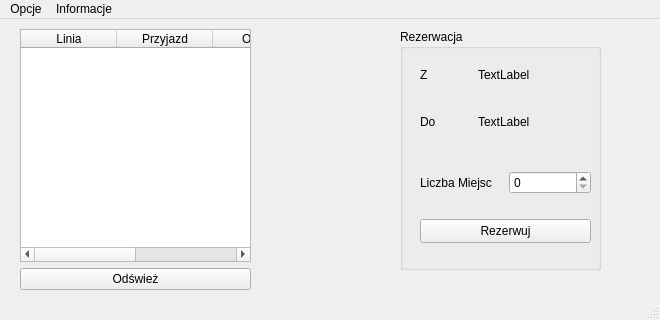
<?xml version="1.0" encoding="UTF-8"?>
<ui version="4.0">
 <class>MainWindow</class>
 <widget class="QMainWindow" name="MainWindow">
  <property name="geometry">
   <rect>
    <x>0</x>
    <y>0</y>
    <width>660</width>
    <height>320</height>
   </rect>
  </property>
  <property name="windowTitle">
   <string>MainWindow</string>
  </property>
  <widget class="QWidget" name="centralwidget">
   <widget class="QWidget" name="verticalLayoutWidget">
    <property name="geometry">
     <rect>
      <x>20</x>
      <y>10</y>
      <width>231</width>
      <height>261</height>
     </rect>
    </property>
    <layout class="QVBoxLayout" name="verticalLayout">
     <item>
      <widget class="QTableWidget" name="tableWidget_Trains">
       <property name="cursor" stdset="0">
        <cursorShape>PointingHandCursor</cursorShape>
       </property>
       <property name="mouseTracking">
        <bool>false</bool>
       </property>
       <property name="tabletTracking">
        <bool>false</bool>
       </property>
       <property name="lineWidth">
        <number>1</number>
       </property>
       <attribute name="horizontalHeaderCascadingSectionResizes">
        <bool>false</bool>
       </attribute>
       <attribute name="horizontalHeaderDefaultSectionSize">
        <number>96</number>
       </attribute>
       <attribute name="verticalHeaderMinimumSectionSize">
        <number>14</number>
       </attribute>
       <column>
        <property name="text">
         <string>Linia</string>
        </property>
       </column>
       <column>
        <property name="text">
         <string>Przyjazd</string>
        </property>
       </column>
       <column>
        <property name="text">
         <string>Odjazd</string>
        </property>
       </column>
       <column>
        <property name="text">
         <string>Miejsca</string>
        </property>
       </column>
      </widget>
     </item>
     <item>
      <widget class="QPushButton" name="pushButton">
       <property name="text">
        <string>Odśwież</string>
       </property>
      </widget>
     </item>
    </layout>
   </widget>
   <widget class="QGroupBox" name="groupBox">
    <property name="geometry">
     <rect>
      <x>400</x>
      <y>10</y>
      <width>201</width>
      <height>241</height>
     </rect>
    </property>
    <property name="title">
     <string>Rezerwacja</string>
    </property>
    <widget class="QPushButton" name="pushButton">
     <property name="geometry">
      <rect>
       <x>20</x>
       <y>190</y>
       <width>171</width>
       <height>24</height>
      </rect>
     </property>
     <property name="text">
      <string>Rezerwuj</string>
     </property>
    </widget>
    <widget class="QWidget" name="">
     <property name="geometry">
      <rect>
       <x>20</x>
       <y>140</y>
       <width>171</width>
       <height>27</height>
      </rect>
     </property>
     <layout class="QHBoxLayout" name="horizontalLayout">
      <item>
       <widget class="QLabel" name="label_5">
        <property name="text">
         <string>Liczba Miejsc</string>
        </property>
       </widget>
      </item>
      <item>
       <widget class="QSpinBox" name="spinBox"/>
      </item>
     </layout>
    </widget>
    <widget class="QWidget" name="">
     <property name="geometry">
      <rect>
       <x>20</x>
       <y>30</y>
       <width>161</width>
       <height>31</height>
      </rect>
     </property>
     <layout class="QHBoxLayout" name="horizontalLayout_3" stretch="1,2">
      <item>
       <widget class="QLabel" name="label">
        <property name="text">
         <string>Z</string>
        </property>
       </widget>
      </item>
      <item>
       <widget class="QLabel" name="label_2">
        <property name="text">
         <string>TextLabel</string>
        </property>
       </widget>
      </item>
     </layout>
    </widget>
    <widget class="QWidget" name="">
     <property name="geometry">
      <rect>
       <x>20</x>
       <y>77</y>
       <width>161</width>
       <height>31</height>
      </rect>
     </property>
     <layout class="QHBoxLayout" name="horizontalLayout_2" stretch="1,2">
      <item>
       <widget class="QLabel" name="label_3">
        <property name="text">
         <string>Do</string>
        </property>
       </widget>
      </item>
      <item>
       <widget class="QLabel" name="label_4">
        <property name="text">
         <string>TextLabel</string>
        </property>
       </widget>
      </item>
     </layout>
    </widget>
   </widget>
  </widget>
  <widget class="QMenuBar" name="menubar">
   <property name="geometry">
    <rect>
     <x>0</x>
     <y>0</y>
     <width>660</width>
     <height>21</height>
    </rect>
   </property>
   <widget class="QMenu" name="menuInformacje">
    <property name="title">
     <string>Informacje</string>
    </property>
    <addaction name="actionTworcy"/>
   </widget>
   <widget class="QMenu" name="menuOpcje">
    <property name="title">
     <string>Opcje</string>
    </property>
    <addaction name="actionStrona_Glowna"/>
    <addaction name="actionDodaj_poloczenie"/>
    <addaction name="actionUsu"/>
   </widget>
   <addaction name="menuOpcje"/>
   <addaction name="menuInformacje"/>
  </widget>
  <widget class="QStatusBar" name="statusbar"/>
  <action name="actionTworcy">
   <property name="text">
    <string>Tworcy</string>
   </property>
  </action>
  <action name="actionStrona_Glowna">
   <property name="text">
    <string>Strona Główna</string>
   </property>
  </action>
  <action name="actionDodaj_poloczenie">
   <property name="text">
    <string>Dodaj Polaczenie</string>
   </property>
  </action>
  <action name="actionUsu">
   <property name="text">
    <string>Usuń </string>
   </property>
  </action>
 </widget>
 <resources/>
 <connections/>
</ui>
